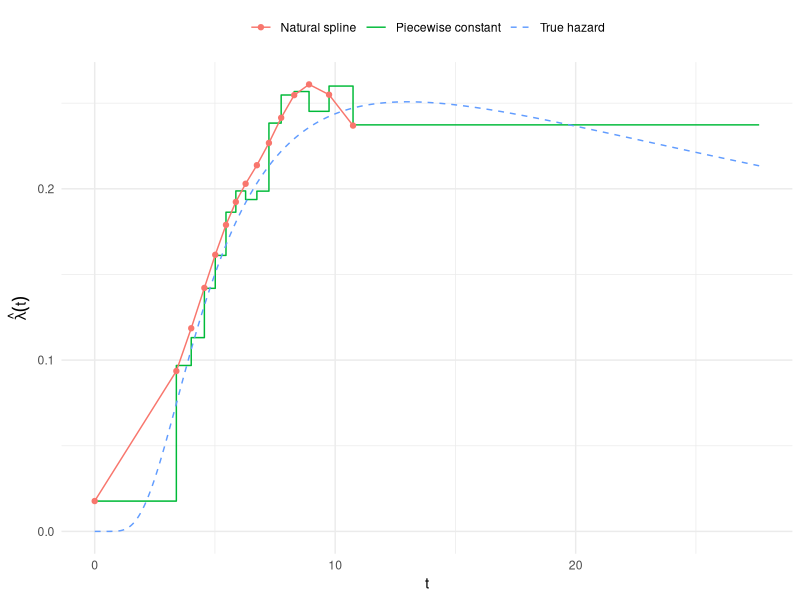
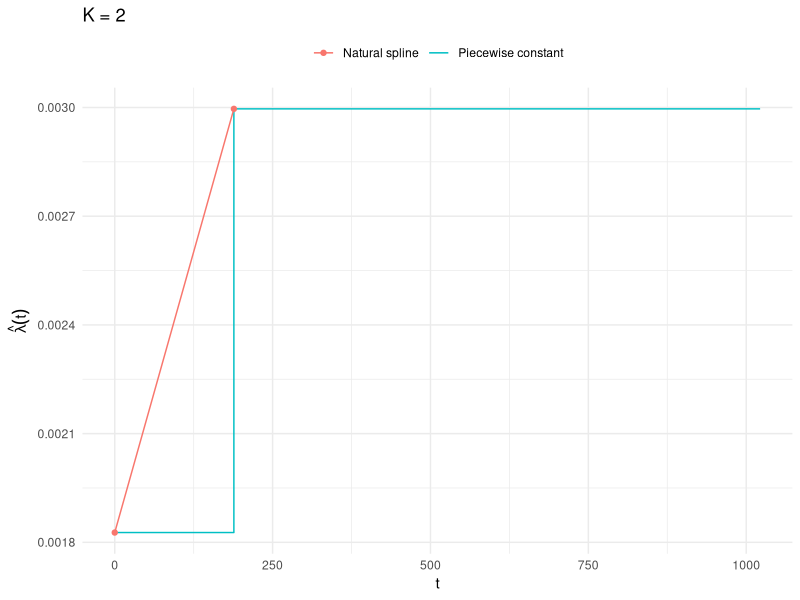
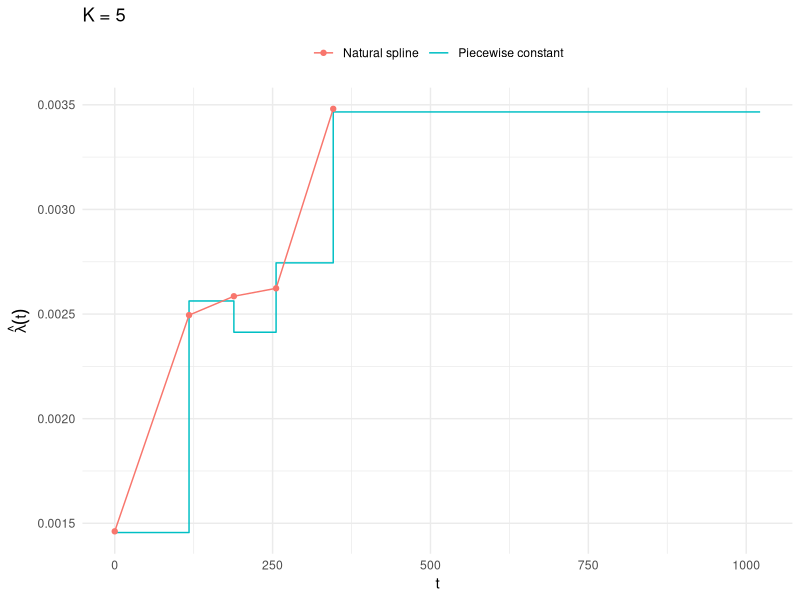
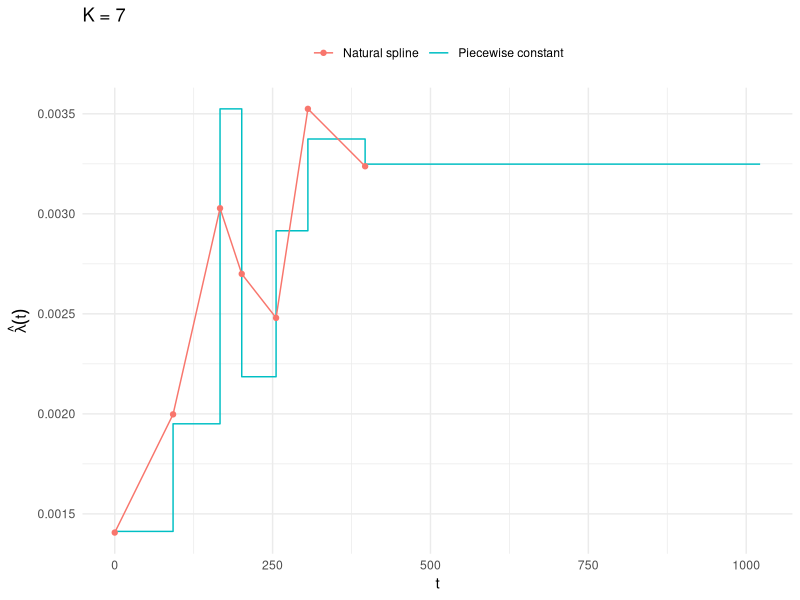
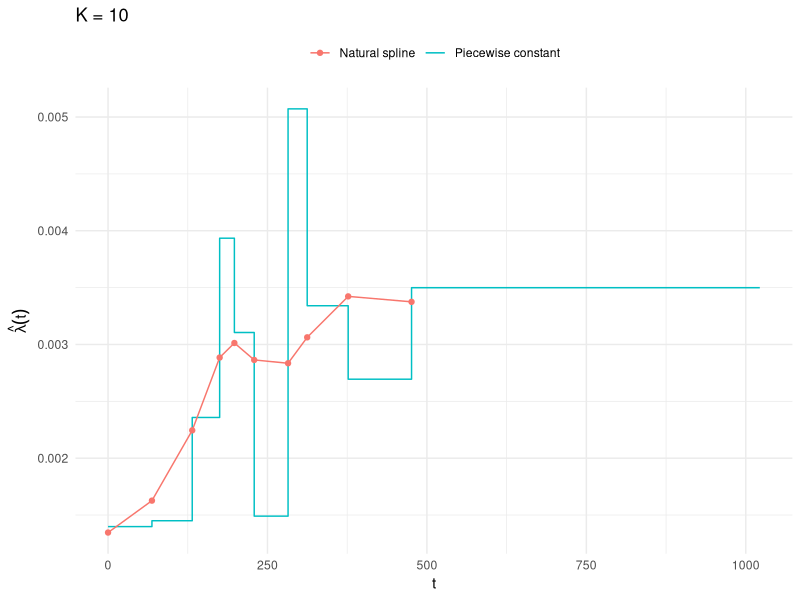
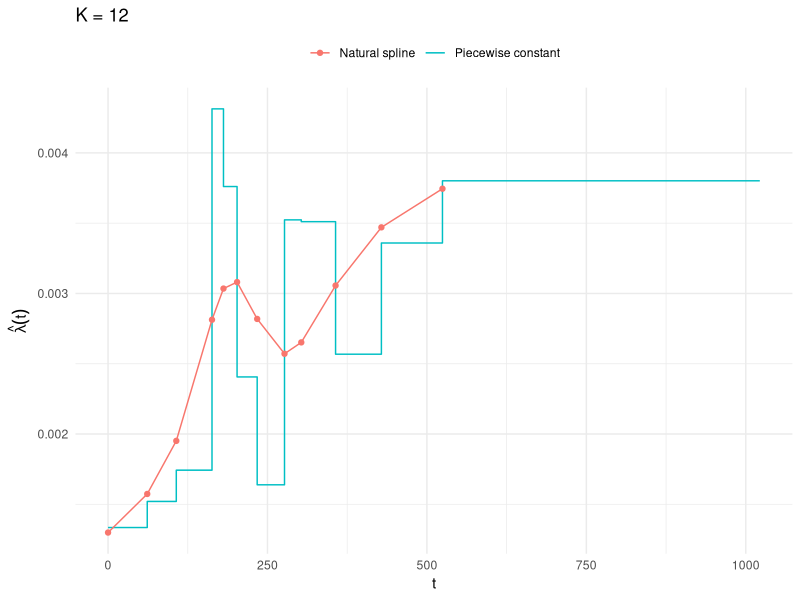
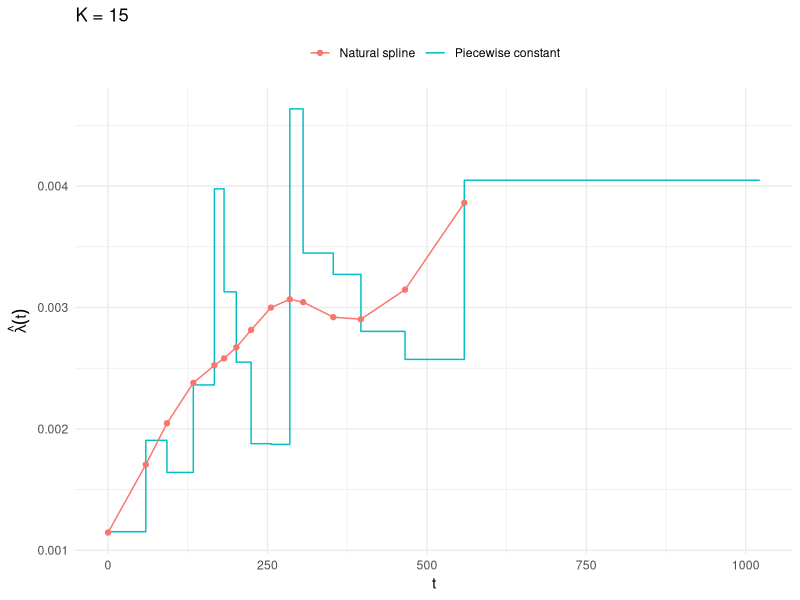

These figures' R source, in order:
###################################
########## Practical 7.1 ##########
###################################

library(splines)
library(ggplot2)

sim_data <- function(n, K, seed, par_Z = c(2, 0.5), par_C = c(2.5, 0.5)){
  set.seed(seed)
  Z <- rlnorm(n, meanlog = par_Z[1], sdlog = par_Z[2])
  C <- rlnorm(n, meanlog = par_C[1], sdlog = par_C[2])
  delta <- Z <= C
  W <- pmin(Z, C)
  return(
    data.frame(
      W = W,
      delta = delta
    )
  )
}

PoissonRegressionMethod <- function(data, K, df_spline){

  # 0 = t_0 < t_1 < ... < t_{K-1} < t_K = Inf, with t_i the i/(K+1) quantile of W
  t_grid <- c(0, quantile(data$W, probs = (1:(K-1))/(K+1), names = FALSE), Inf)

  # O(k): number of events (delta = 1) with W in [t_{k-1}, t_k)
  O <- sapply(1:K,
      function(k){
        sum(data$delta & data$W >= t_grid[k] & data$W < t_grid[k+1])
      }
    )
  # E(k): total time at risk in [t_{k-1}, t_k) = sum_i (t_k ∧ W_i - t_{k-1} ∧ W_i)
  E <- sapply(1:K,
    function(k){
      sum(pmin(t_grid[k+1], data$W) - pmin(t_grid[k], data$W))
    }
  )

  pois_df <- data.frame(
    O = O,
    E = E,
    interval = cut(t_grid[1:K], t_grid, right = FALSE),
    t = t_grid[1:K]   # left endpoint t_{k-1} of each interval (t_K = Inf can't go in a spline)
  )

  #--- Fit with one value at each interval
  fit <- glm(O ~ 0 + interval + offset(log(E)), family = poisson, data = pois_df)

  lambda_hat <- exp(coef(fit))


  #--- Fit using splines
  fit_s <- glm(O ~ ns(t, df = df_spline) + offset(log(E)), family = poisson, data = pois_df)

  # λ̂(t): predict with exposure 1, so the offset log(1) = 0 drops out
  lambda_hat_est_spline <- predict(fit_s, newdata = transform(pois_df, E = 1), type = "response")


  return(
    structure(
      list(
        fit = fit,
        lambda_hat = lambda_hat,
        fit_s = fit_s,
        lambda_hat_est_spline = lambda_hat_est_spline,
        data = data, O = O, E = E, t_grid = t_grid,
        pois_df = pois_df
      ),
      class = "PoissonRegressionMethod"
    )
  )
}


# S3 method: plot(obj) dispatches here for objects of class "PoissonRegressionMethod".
# true_par = c(meanlog, sdlog) adds the true log-normal hazard of Z as a reference.
plot.PoissonRegressionMethod <- function(x, true_par = NULL, ...){
  K <- length(x$lambda_hat)
  t_max <- max(x$data$W)

  # piecewise constant: repeat last value at t_max so the final step is drawn
  step_df <- data.frame(t = c(x$t_grid[1:K], t_max), lambda = c(x$lambda_hat, x$lambda_hat[K]))
  spline_df <- data.frame(t = x$pois_df$t, lambda = x$lambda_hat_est_spline)

  p <- ggplot() +
    geom_step(data = step_df, aes(t, lambda, colour = "Piecewise constant")) +
    geom_line(data = spline_df, aes(t, lambda, colour = "Natural spline")) +
    geom_point(data = spline_df, aes(t, lambda, colour = "Natural spline")) +
    labs(x = "t", y = expression(hat(lambda)(t)), colour = NULL) +
    theme_minimal() +
    theme(legend.position = "top")

  if (!is.null(true_par)) {
    t_seq <- seq(0, t_max, length.out = 500)
    true_df <- data.frame(t = t_seq,
      lambda = dlnorm(t_seq, true_par[1], true_par[2]) /
               plnorm(t_seq, true_par[1], true_par[2], lower.tail = FALSE))
    p <- p + geom_line(data = true_df, aes(t, lambda, colour = "True hazard"), linetype = "dashed")
  }
  p
}

#########
### a ###
#########

sim_a <- sim_data(n = 5000, K = 15, seed = 2026)
res_a <- PoissonRegressionMethod(sim_a, K = 15, df_spline = 5)
plot(res_a, true_par = c(2, 0.5))


#########
### b ###
#########
data("cancer", package = "survival")

data_b <- data.frame(W = cancer$time, delta = as.numeric(cancer$status == 2))
Ks <- c(2,5,7,10,12,15)
results <- vector("list", length = length(Ks))
plots <- vector("list", length = length(Ks))

for (i in seq_along(Ks)){
  k <- Ks[i]
  results[[i]] <- PoissonRegressionMethod(data_b, K = k, df_spline = min(5, k-2))
  plots[[i]] <- plot(results[[i]]) + ggtitle(paste("K =", k))
}

for (p in plots){
  print(p)
}

#small K gives a coarse step function. As K grows, the steps follow 
# the data more closely, but each one is noisier because fewer deaths 
# fall in each interval. The spline stays fairly stable across K once 
# K is well above its degrees of freedom. In this data the hazard rises 
# from about 0.0013 to about 0.0035 per day over the follow-up period.
